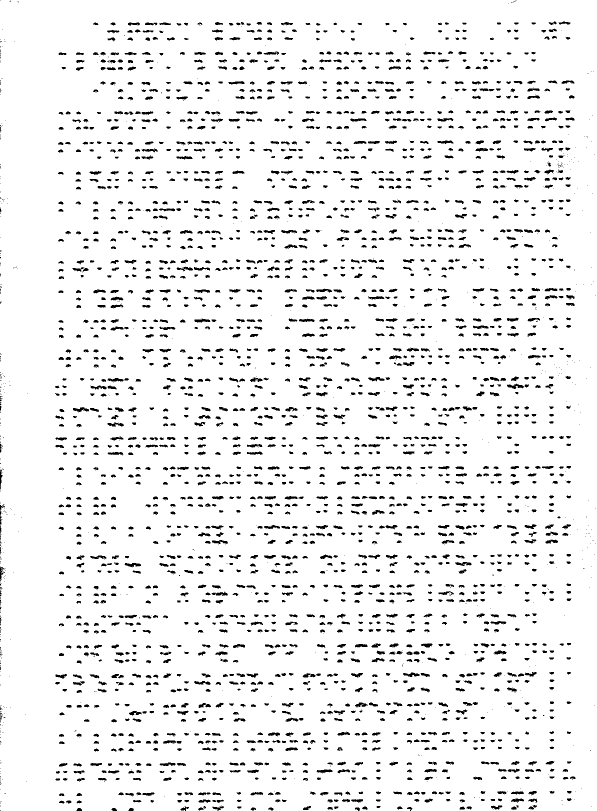
#> input picture images/tested/ImageScan.tif, 1194 x 1621 px (shown at 1/2 size)
$ python -i MaskUtils.py   (imports and definitions only)
#> lines starting #> are read from the running program, lines starting #| are printed output that depends on the picture; after the words box and inside, x2 and y2 are one past the last pixel; in counts of white or black regions, pixels touching at a corner belong together
### FileMan.py
import os
import sys

import subprocess as sub


FILE_TYPE = 1
FOLDER_TYPE = 0

class StdoutRedirection:
    """Standard output redirection context manager"""

    def __init__(self, path):
        self._path = path

    def __enter__(self):
        sys.stdout = open(self._path, mode="a")
        return self

    def __exit__(self, exc_type, exc_val, exc_tb):
        sys.stdout.close()
        sys.stdout = sys.__stdout__


def printLog(*args) :
  with StdoutRedirection("log.txt"):
    print(args,'\n')


# [6 lines left out: function new_popen, not called in this run]


def secureDel(path, ftype, echo=True) :
  """ check if a folder or file exists
  then delete it.
  given paremeters :
  path to the file or folder.
  ftype : (1==file) , (0 == Folder)
  return true if action performed """


  if os.path.exists(path):
    if ftype == FILE_TYPE :
      os.remove(path)
      if echo :
        printLog("file : ",path , " removed")
      return True
    elif ftype == FOLDER_TYPE :
      os.rmdir(path)
      if echo :
        printLog("folder : ",path , " removed")
      return True
  else :
    if echo :
      printLog("the item does not exist : \n", path)
  return False

### MaskUtils.py
import cv2
import numpy as np
from PIL import Image
import FileMan as fm


def blank_paper(width, height,ndpi, blank='blank.jpg')  :
  img1 = Image.new(mode='L', size=(width, height), color=255)
  img1.save(blank, dpi=(ndpi,ndpi))


# [9 lines left out: function count_nonblack_np, not called in this run]


def HorizontalMask(img,ks1=(20,50),ks2=(2000,2),
      invName="inverted.jpg",dilName="horizontal2.jpg") :

    img_not = img.copy()


    kernel = np.ones(ks1,np.uint8)
    img_not = cv2.erode(img_not,kernel,iterations = 1)


    img_not = cv2.bitwise_not(img_not)


    fm.secureDel(invName,fm.FILE_TYPE)
    cv2.imwrite(invName, img_not)


    r, c =img_not.shape

    horizontalStructure = cv2.getStructuringElement(cv2.MORPH_RECT, ks2)
    horizontal = cv2.dilate(img_not, horizontalStructure, (-1, -1))

    #show_wait_destroy("HorizImage", horizontal)
    fm.secureDel(dilName,fm.FILE_TYPE)
    cv2.imwrite(dilName, horizontal)


# [56 lines left out: functions VerticalMask, edgeLines, not called in this run]

>>> import cv2
>>> picture = cv2.imread('images/tested/ImageScan.tif')
#> picture is the input picture: shape (1621, 1194, 3); 93.4% white; 3184 black regions (750 under 20 px), largest, box (x1, y1, x2, y2) and area: (1014, 767, 1048, 778) 187, (146, 814, 178, 825) 177, (249, 1126, 282, 1135) 175
>>> result = HorizontalMask(picture)
#> in HorizontalMask, `img_not = cv2.erode(img_not,kernel,iterations = 1)`:
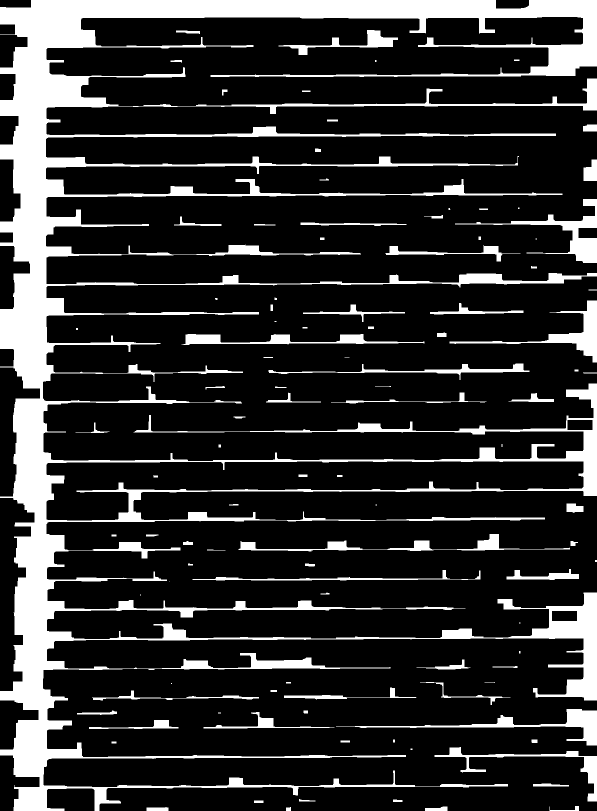
#> img_not: shape (1621, 1194, 3) (shown at 1/2 size); 17.8% white; 105 white regions (18 under 20 px), largest, box (x1, y1, x2, y2) and area: (0, 0, 1194, 1621) 287275, (910, 398, 1194, 526) 5861, (672, 1418, 1194, 1491) 5578
#> (the run stopped early here; a loop or call above may not have finished)
